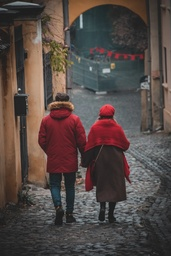
#> input picture aula02/original.jpeg, 171 x 256 px, shrunk from 1400 x 2100 before the run, given in place of Original.png, which was not available
$ python teste4.py
#> lines starting #> are read from the running program, lines starting #| are printed output that depends on the picture; after the words box and inside, x2 and y2 are one past the last pixel; in counts of white or black regions, pixels touching at a corner belong together; pictures that were not available may be replaced by others from this repository, and a replacement may not be noted
import cv2
import numpy as np
import matplotlib.pyplot as plt

# Função para detectar se um contorno é um quadrado
def quadrado(contour):
    approx = cv2.approxPolyDP(contour, 0.04 * cv2.arcLength(contour, True), True)
    if len(approx) == 4:
        _, _, w, h = cv2.boundingRect(approx)
        aspect_ratio = w / float(h)
        return 0.95 <= aspect_ratio <= 1.05
    return False

# Carregar a imagem em colorido
img = cv2.imread('Original.png')
#> img is the input picture: shape (256, 171, 3); mean B, G, R 69.6, 73.4, 85.2

# Converter para escala de cinza
gray = cv2.cvtColor(img, cv2.COLOR_BGR2GRAY)
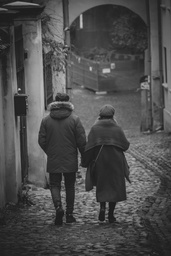
#> gray: shape (256, 171); min 16, max 207, mean 76.5

# Usar a transformada de Hough para detectar os círculos com a mínima distância de 200 para identificar somente o principal
circles = cv2.HoughCircles(gray, cv2.HOUGH_GRADIENT, dp=1.2, minDist=200, param1=50, param2=30, minRadius=0, maxRadius=0)
#> circles = [[89.4, 159, 78]]

# Preencher os círculos detectados de vermelho
if circles is not None:
    circles = np.round(circles[0, :]).astype("int")
#> circles = [[89, 159, 78]]
    for (x, y, r) in circles:
        cv2.circle(img, (x, y), r, (0, 0, 255), thickness=-1)
#> this loop made 1 pass
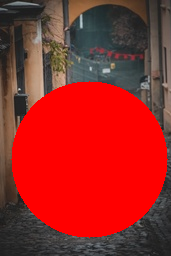
#> img: shape (256, 171, 3); mean B, G, R 36.6, 40, 155.4

# Detectar as bordas utilizando Canny
edges = cv2.Canny(gray, 100, 200)
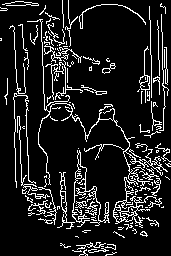
#> edges: shape (256, 171); 12.1% white in thin lines or dots

# Encontrar contornos na imagem
contours, _ = cv2.findContours(edges, cv2.RETR_EXTERNAL, cv2.CHAIN_APPROX_SIMPLE)
#> contours = 131 contours, 115 with area under 20; largest, box (x1, y1, x2, y2) and area: (27, 19, 168, 228) 505, (72, 150, 110, 227) 160, (139, 46, 150, 103) 124, (57, 172, 75, 229) 112, (79, 4, 146, 29) 56

# Percorrer os contornos encontrados e preencher os quadrados de verde
for contour in contours:
    if quadrado(contour):
        cv2.drawContours(img, [contour], -1, (0, 255, 0), thickness=cv2.FILLED)
#> this loop made 131 passes
#> approx in quadrado on passes 1, 4, 7, 14, 24, 25, 28, 35, 38, 43, 44, 48: [[116, 252], [105, 255]], [[108, 250], [88, 251]], [[76, 245], [105, 243]], [[135, 225], [137, 225]], [[49, 209], [51, 209]], [[145, 207], [147, 207]], [[76, 205]], [[87, 196], [85, 198]], [[144, 194], [146, 194]], [[137, 186], [138, 186]], [[133, 186]], [[140, 179], [142, 179]]
#> (approx in quadrado, w in quadrado, h in quadrado, aspect_ratio in quadrado) on passes 2, 8, 10, 11, 16, 17: ([[72, 250], [81, 251], [80, 250], [79, 251]], 10, 2, 5), ([[75, 236], [77, 236], [78, 237], [77, 236]], 4, 2, 2), ([[113, 232], [114, 231], [124, 237], [114, 231]], 12, 7, 1.71), ([[82, 231], [86, 232], [83, 231], [90, 230]], 9, 3, 3), ([[132, 222], [131, 223], [130, 223], [132, 223]], 3, 2, 1.5), ([[91, 219], [92, 219], [93, 220], [96, 220]], 6, 2, 3)
#> img: shape (256, 171, 3); 0.01% of pixels changed, all inside (x1, y1, x2, y2) = (137, 89, 140, 92)

# Mostrar a imagem com os círculos e quadrados detectados e preenchidos
plt.imshow(cv2.cvtColor(img, cv2.COLOR_BGR2RGB))
plt.axis('off')
plt.show()
